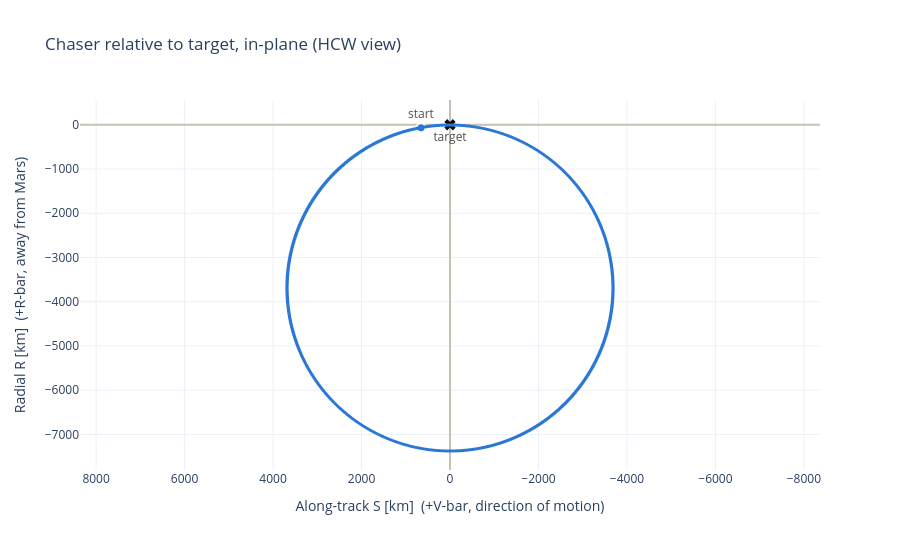

Write notebook code for a chart like this one.
### Code cell
# HCW view of the target's RSW frame: along-track (S) horizontal with +S to the left, radial (R) up
s_km = r_rsw[:, 1] * M_TO_KM
r_km = r_rsw[:, 0] * M_TO_KM
t_rel_hr = (ts_5_to_6 - t5) * SEC_TO_HOUR

fig_hcw = go.Figure()
fig_hcw.add_trace(
    go.Scattergl(  # WebGL handles the full-resolution trajectory
        x=s_km,
        y=r_km,
        mode="lines",
        name="Chaser",
        line={"color": "#2a78d6", "width": 2},
        customdata=t_rel_hr,
        hovertemplate="S = %{x:.3f} km<br>R = %{y:.3f} km<br>t = %{customdata:.2f} hr<extra></extra>",
    )
)
fig_hcw.add_trace(
    go.Scatter(
        x=[s_km[0]],
        y=[r_km[0]],
        mode="markers+text",
        name="Start (burn 5)",
        marker={"color": "#2a78d6", "size": 9, "line": {"color": "#fcfcfb", "width": 2}},
        text=["start"],
        textposition="top center",
        textfont={"color": "#52514e"},
        hovertemplate="start<br>S = %{x:.3f} km<br>R = %{y:.3f} km<extra></extra>",
    )
)
fig_hcw.add_trace(
    go.Scatter(
        x=[0.0],
        y=[0.0],
        mode="markers+text",
        name="Target",
        marker={"color": "#0b0b0b", "size": 10, "symbol": "x"},
        text=["target"],
        textposition="bottom center",
        textfont={"color": "#52514e"},
        hovertemplate="target<extra></extra>",
    )
)
fig_hcw.update_xaxes(
    title="Along-track S [km]  (+V-bar, direction of motion)",
    autorange="reversed",
    zeroline=True,
    zerolinecolor="#c3c2b7",
)
fig_hcw.update_yaxes(
    title="Radial R [km]  (+R-bar, away from Mars)",
    scaleanchor="x",  # equal km per km on both axes
    zeroline=True,
    zerolinecolor="#c3c2b7",
)
fig_hcw.update_layout(
    title="Chaser relative to target, in-plane (HCW view)",
    template="plotly_white",
    showlegend=False,
    height=550,
)
fig_hcw.show()

### Figure 1 — Plotly figure (JSON) as saved in the notebook; plotly's stock layout.template omitted (floating-point values rounded to 4 significant figures; data arrays with more than 128 entries replaced by an {"elided": "..."} marker saying what was removed)
{"data": [{"customdata": {"elided": "30000 float values"}, "hovertemplate": "S = %{x:.3f} km<br>R = %{y:.3f} km<br>t = %{customdata:.2f} hr<extra></extra>", "line": {"color": "#2a78d6", "width": 2}, "mode": "lines", "name": "Chaser", "type": "scattergl", "x": {"elided": "30000 float values"}, "y": {"elided": "30000 float values"}}, {"hovertemplate": "start<br>S = %{x:.3f} km<br>R = %{y:.3f} km<extra></extra>", "marker": {"color": "#2a78d6", "line": {"color": "#fcfcfb", "width": 2}, "size": 9}, "mode": "markers+text", "name": "Start (burn 5)", "text": ["start"], "textfont": {"color": "#52514e"}, "textposition": "top center", "type": "scatter", "x": [656.1], "y": [-69.56]}, {"hovertemplate": "target<extra></extra>", "marker": {"color": "#0b0b0b", "size": 10, "symbol": "x"}, "mode": "markers+text", "name": "Target", "text": ["target"], "textfont": {"color": "#52514e"}, "textposition": "bottom center", "type": "scatter", "x": [0], "y": [0]}], "layout": {"height": 550, "showlegend": false, "title": {"text": "Chaser relative to target, in-plane (HCW view)"}, "xaxis": {"autorange": "reversed", "title": {"text": "Along-track S [km]  (+V-bar, direction of motion)"}, "zeroline": true, "zerolinecolor": "#c3c2b7"}, "yaxis": {"scaleanchor": "x", "title": {"text": "Radial R [km]  (+R-bar, away from Mars)"}, "zeroline": true, "zerolinecolor": "#c3c2b7"}}}
